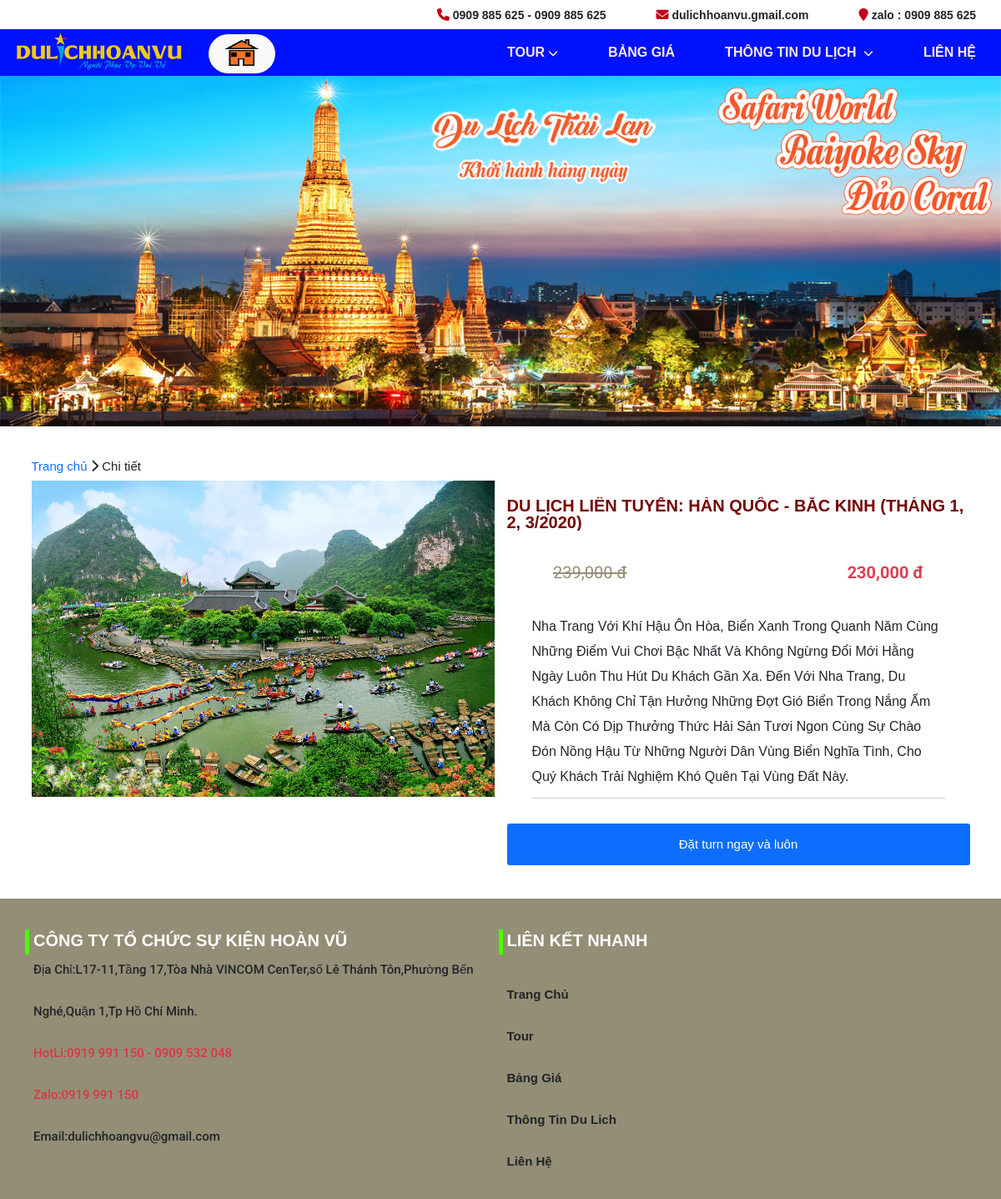
/chitiet.php?id=3, run on the app's committed database.
### tables this page shows
CREATE TABLE `tbl_sanpham` (
  `sanpham_id` int(11) UNSIGNED NOT NULL,
  `category_id` int(11) UNSIGNED NOT NULL,
  `brand_id` int(11) UNSIGNED NOT NULL,
  `sanpham_name` varchar(255) NOT NULL,
  `sanpham_chitiet` text NOT NULL,
  `sanpham_gia` int(50) NOT NULL,
  `sanpham_giakhuyenmai` int(50) NOT NULL,
  `hinh` varchar(255) NOT NULL
);

### classes/product.php (called while the page is built, shortened)
<?php
    $filepath = realpath(dirname(__FILE__));
    include_once ($filepath. '/../lib/database.php');
?>
<?php
    class product {
        private $db;
        public function __construct() {
            $this->db = new Database();
        }
        public function getproduct($id){
            $query = "SELECT * FROM tbl_sanpham WHERE sanpham_id = '$id' LIMIT 1";
            $result = $this->db->select($query);
            return $result;
        }
    }
?>

### lib/database.php (called while the page is built, shortened)
<?php
class Database{
  public $host   = DB_HOST;
  public $user   = DB_USER;
  public $pass   = DB_PASS;
  public $dbname = DB_NAME;
  public $link;
private function connectDB(){
  $this -> link = new mysqli($this->host, $this->user, $this->pass, $this->dbname);
    mysqli_set_charset($this->link, 'UTF8');
}
public function select($query){
  $result = $this->link->query($query) or
  die($this->link->error.__LINE__);
  if($result->num_rows > 0){
    return $result;
  } else {
    return false;
  }
}
}
?>

### chitiet.php (the view)
<?php include 'inc/header.php' ?>
<?php
  if(isset($_GET['id']) && $_GET['id']!=NULL){
    $id = $_GET['id'];
  }else{
    header('Location:404.php');
  }
?>
<div class="clear40"></div>
<div class="container">
  <a href="./">Trang chủ</a> <i class="fa-solid fa-chevron-right"></i> Chi tiết
  <div class="clear10"></div>
  <div class="main">
    <?php
      $get_product_details = $product -> getproduct($id);
      if($get_product_details) {
        while($result = $get_product_details -> fetch_assoc()){
    ?>
    <div class="row">
      <div class="col-md-6 col-sm-12">
        <img src="./img/<?php echo $result['hinh'] ?>" alt="" width="100%">
      </div>
      <div class="col-md-6 col-sm-12">
        <h1 class="item-name chitiet"><?php echo $result['sanpham_name'] ?></h1>
        <div class="flex-bw flex-bw-wide">
          <p class="old-pri chitiet-gia">
            <?php echo number_format($result['sanpham_gia'])." đ" ; ?>
          </p>
          <p class="new-pri bold chitiet">
            <?php echo number_format($result['sanpham_giakhuyenmai'])." đ" ; ?>
          </p>
        </div>
        <div class="chitiet-main">
          <?php echo $result['sanpham_chitiet'] ?>
          <hr>
        </div>
        <input type="submit" class="btn btn-primary chitiet-sunmit" value="Đặt turn ngay và luôn">
      </div>
    </div>
    <?php } } ?>
  </div>
</div>
<div class="clear40"></div>
<?php include 'inc/footer.php' ?>

### css/style.css (style rules this page uses)
a { -moz-transition: all 0.3s; -ms-transition: all 0.3s; -o-transition: all 0.3s; transition: all 0.3s; -webkit-transition: all 0.3s; text-decoration: none; }
img { max-width: 100%; }
body { font-size: 15px; margin: 0; font-family: Arial, Helvetica, sans-serif !important; left: 0px; position: relative; overflow-x: hidden !important; text-rendering: optimizeLegibility; -webkit-font-smoothing: antialiased; }
body p { font-size: 15px; margin: 0; font-family: "Roboto", sans-serif; }
html { line-height: 1.6rem; box-sizing: border-box; font-size: 62.5%; font-family: Arial, Helvetica, sans-serif !important; }
.clear40 { clear: both; height: 40px; }
.clear10 { clear: both; height: 10px; }
.item-name { overflow: hidden; display: -webkit-box; -webkit-box-orient: vertical; -webkit-line-clamp: 2; line-height: 20px; height: 40px; text-transform: capitalize; color: #740303; }
.flex-bw { display: flex; align-items: center; justify-content: space-between; }
.flex-bw-wide { width: 80%; margin: 0 auto; }
.old-pri { font-size: 14px; text-decoration: line-through; color: #948e76; }
.new-pri { color: #dd3e53; }
.chitiet { font-size: 2rem; font-weight: bold; margin: 20px 0; }
.chitiet-gia { font-size: 2rem; }
.chitiet-main { font-size: 1.6rem; line-height: 30px; text-transform: capitalize; padding: 20px 30px; }
.chitiet-sunmit { height: 50px; width: 100%; font-size: 1.5rem; }

### data on the page
tbl_sanpham: hinh (picture), sanpham_name "DU LỊCH LIÊN TUYẾN: HÀN QUỐC - BẮC KINH (THÁNG 1, 2, 3/2020)", sanpham_gia "239,000", sanpham_giakhuyenmai "230,000", sanpham_chitiet "Nha Trang Với Khí Hậu Ôn Hòa, Biển Xanh Trong Quanh Năm Cùng Những Điểm Vui Chơi Bậc Nhất Và Không Ngừng Đổi Mới Hằng Ngày Luôn Thu Hút Du Khách Gần Xa. Đến Với Nha Trang, Du Khách Không Chỉ Tận Hưởng Những Đợt Gió Biển Trong Nắng Ấm Mà Còn Có Dịp Thưởng Thức Hải Sản Tươi Ngon Cùng Sự Chào Đón Nồng Hậu Từ Những Người Dân Vùng Biển Nghĩa Tình, Cho Quý Khách Trải Nghiệm Khó Quên Tại Vùng Đất Này."
